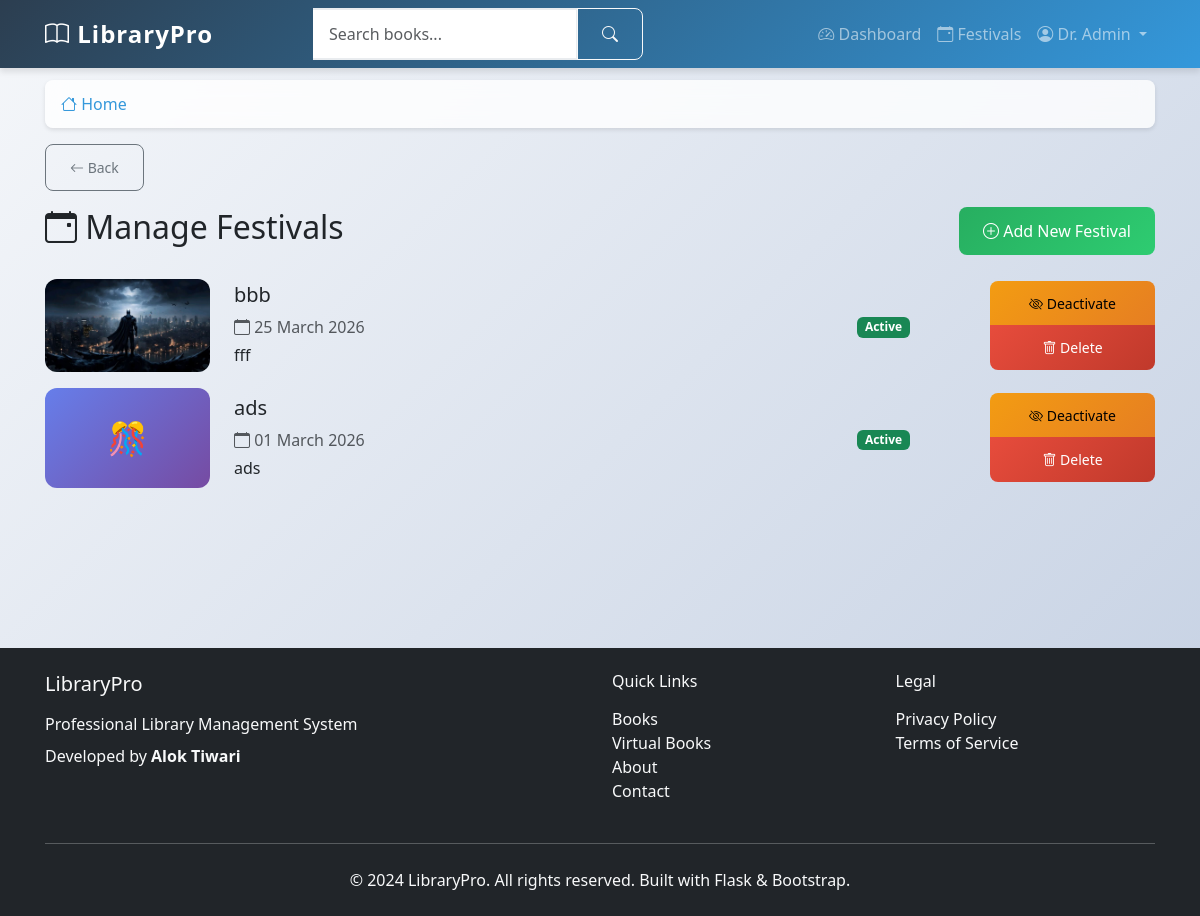
/manage-festivals (signed in), run on the app's committed database.
### app/models.py (models this page shows, shortened)
class User(UserMixin, db.Model):
    id = db.Column(db.Integer, primary_key=True)
    prn_number = db.Column(db.String(20), unique=True, nullable=False)
    username = db.Column(db.String(80), unique=True, nullable=False)
    email = db.Column(db.String(120), unique=True, nullable=False)
    name = db.Column(db.String(100), nullable=False)
    mother_name = db.Column(db.String(100), nullable=False)
    dob = db.Column(db.String(10), nullable=False)  # Format: DDMMYYYY
    phone = db.Column(db.String(15), nullable=True)
    address = db.Column(db.Text, nullable=True)
    password_hash = db.Column(db.String(255), nullable=False)
    role = db.Column(db.String(20), nullable=False, default='student')
    year = db.Column(db.String(10), nullable=True)  # 1st, 2nd, 3rd, 4th, 5th
    course = db.Column(db.String(50), nullable=True)  # BSC IT, BSC CS, etc.
    total_books_borrowed = db.Column(db.Integer, default=0)
    total_extension_requests = db.Column(db.Integer, default=0)
    library_hours_this_month = db.Column(db.Float, default=0.0)
    library_hours_this_year = db.Column(db.Float, default=0.0)
    created_at = db.Column(db.DateTime, default=datetime.utcnow)
    updated_at = db.Column(db.DateTime, default=datetime.utcnow, onupdate=datetime.utcnow)
    loans = db.relationship('Loan', backref='borrower', lazy='dynamic')
    library_sessions = db.relationship('LibrarySession', backref='user', lazy='dynamic')

class Festival(db.Model):
    id = db.Column(db.Integer, primary_key=True)
    title = db.Column(db.String(200), nullable=False)
    description = db.Column(db.Text, nullable=True)
    date = db.Column(db.Date, nullable=False)
    image_path = db.Column(db.String(500), nullable=True)
    video_url = db.Column(db.String(500), nullable=True)
    video_path = db.Column(db.String(500), nullable=True)
    created_by = db.Column(db.Integer, db.ForeignKey('user.id'), nullable=False)
    created_at = db.Column(db.DateTime, nullable=False, default=datetime.utcnow)
    is_active = db.Column(db.Boolean, nullable=False, default=True)
    creator = db.relationship('User', foreign_keys=[created_by], backref='festivals')

### app/main/routes.py (the view)
@bp.route('/manage-festivals')
@login_required
def manage_festivals():
    if current_user.role != 'admin':
        flash('Access denied.', 'danger')
        return redirect(url_for('main.dashboard'))
    festivals = Festival.query.order_by(Festival.date.desc()).all()
    return render_template('main/manage_festivals.html', title='Manage Festivals', festivals=festivals)

### app/__init__.py (called while the page is built)
def create_app():
    app = Flask(__name__)
    app.config.from_object(Config)
    db.init_app(app)
    migrate.init_app(app, db)
    login.init_app(app)
    login.login_view = 'auth.student_login'
    login.login_message = 'Please log in to access this page.'
    login.login_message_category = 'info'
    from app.auth import bp as auth_bp
    app.register_blueprint(auth_bp, url_prefix='/auth')
    from app.main import bp as main_bp
    app.register_blueprint(main_bp)
    from app.models import User
    @login.user_loader
    def load_user(user_id):
        return User.query.get(int(user_id))
    return app

### app/templates/main/manage_festivals.html (shortened to what this page needs)
{% extends "base.html" %}
{% block content %}
<link rel="stylesheet" href="{{ url_for('static', filename='css/modern.css') }}">
<div class="d-flex justify-content-between align-items-center mb-4">
    <h2><i class="bi bi-calendar-event"></i> Manage Festivals</h2>
    <a href="{{ url_for('main.add_festival') }}" class="btn btn-success">
        <i class="bi bi-plus-circle"></i> Add New Festival
    </a>
</div>
{% if festivals %}
<div class="row">
    {% for festival in festivals %}
    <div class="col-12 mb-3">
        <div class="festival-admin-card">
            <div class="row align-items-center">
                <div class="col-md-2">
                    {% if festival.image_path %}
                    <img src="{{ festival.image_path }}" alt="{{ festival.title }}" style="width: 100%; border-radius: 12px;">
                    {% else %}
                    <div style="width: 100%; height: 100px; background: linear-gradient(135deg, #667eea, #764ba2); border-radius: 12px; display: flex; align-items: center; justify-content: center; color: white; font-size: 2rem;">
                        🎊
                    </div>
                    {% endif %}
                </div>
                <div class="col-md-6">
                    <h5 class="mb-2">{{ festival.title }}</h5>
                    <p class="text-muted mb-1">
                        <i class="bi bi-calendar"></i> {{ festival.date.strftime('%d %B %Y') }}
                    </p>
                    <p class="mb-0">{{ festival.description[:100] }}{% if festival.description|length > 100 %}...{% endif %}</p>
                </div>
                <div class="col-md-2 text-center">
                    {% if festival.is_active %}
                    <span class="badge bg-success">Active</span>
                    {% else %}
                    <span class="badge bg-secondary">Inactive</span>
                    {% endif %}
                </div>
                <div class="col-md-2">
                    <div class="btn-group-vertical w-100">
                        <a href="{{ url_for('main.toggle_festival', festival_id=festival.id) }}"
                           class="btn btn-sm btn-{% if festival.is_active %}warning{% else %}success{% endif %}">
                            <i class="bi bi-{% if festival.is_active %}eye-slash{% else %}eye{% endif %}"></i>
                            {% if festival.is_active %}Deactivate{% else %}Activate{% endif %}
                        </a>
                        <a href="{{ url_for('main.delete_festival', festival_id=festival.id) }}"
                           class="btn btn-sm btn-danger"
                           onclick="return confirm('Delete this festival?')">
                            <i class="bi bi-trash"></i> Delete
                        </a>
                    </div>
                </div>
            </div>
        </div>
    </div>
    {% endfor %}
</div>
{% endif %}
{% endblock %}

### app/templates/base.html (shortened to what this page needs)
<!DOCTYPE html>
<html lang="en">
<head>
    <link href="https://cdn.jsdelivr.net/npm/bootstrap@5.3.0/dist/css/bootstrap.min.css" rel="stylesheet">
    <link rel="stylesheet" href="https://cdn.jsdelivr.net/npm/bootstrap-icons@1.10.0/font/bootstrap-icons.css">
    <link rel="stylesheet" href="{{ url_for('static', filename='css/style.css') }}">
    <link rel="stylesheet" href="{{ url_for('static', filename='css/modern.css') }}">
</head>
<body>
    <nav class="navbar navbar-expand-lg navbar-dark bg-primary fixed-top">
        <div class="container">
            <a class="navbar-brand fw-bold" href="{{ url_for('main.index') }}">
                <i class="bi bi-book"></i> LibraryPro
            </a>
            <div class="collapse navbar-collapse" id="navbarNav">
                {% if current_user.is_authenticated %}
                <form class="d-flex mx-auto" method="GET" action="{{ url_for('main.search') }}">
                    <div class="input-group">
                        <input class="form-control" type="search" name="q" placeholder="Search books..."
                               value="{{ request.args.get('q', '') }}">
                        <button class="btn btn-outline-light" type="submit">
                            <i class="bi bi-search"></i>
                        </button>
                    </div>
                </form>
                <ul class="navbar-nav ms-auto">
                    <li class="nav-item">
                        <a class="nav-link" href="{{ url_for('main.dashboard') }}">
                            <i class="bi bi-speedometer2"></i> Dashboard
                        </a>
                    </li>
                    <li class="nav-item">
                        <a class="nav-link" href="{{ url_for('main.festivals') }}">
                            <i class="bi bi-calendar-event"></i> Festivals
                        </a>
                    </li>
                    <li class="nav-item dropdown">
                        <a class="nav-link dropdown-toggle" href="#" role="button" data-bs-toggle="dropdown">
                            <i class="bi bi-person-circle"></i> {{ current_user.name }}
                        </a>
                    </li>
                </ul>
                {% endif %}
            </div>
        </div>
    </nav>
    <main class="main-content">
        <div class="container">
            {% if current_user.is_authenticated %}
            <nav aria-label="breadcrumb" class="mb-3">
                <ol class="breadcrumb">
                    <li class="breadcrumb-item">
                        <a href="{{ url_for('main.index') }}"><i class="bi bi-house"></i> Home</a>
                    </li>
                </ol>
            </nav>
            {% endif %}
            {% if current_user.is_authenticated and request.endpoint not in ['main.index', 'main.dashboard', 'main.student_dashboard', 'main.admin_dashboard'] %}
            <div class="mb-3">
                <button onclick="goBack()" class="btn btn-outline-secondary btn-sm">
                    <i class="bi bi-arrow-left"></i> Back
                </button>
            </div>
            {% endif %}
            {% block content %}{% endblock %}
        </div>
    </main>
    <footer class="bg-dark text-light py-4 mt-5">
        <div class="container">
            <div class="row">
                <div class="col-md-6">
                    <h5 class="mb-3">LibraryPro</h5>
                    <p class="mb-2">Professional Library Management System</p>
                    <p class="mb-0">Developed by <strong>Alok Tiwari</strong></p>
                </div>
                <div class="col-md-3">
                    <h6 class="mb-3">Quick Links</h6>
                    <ul class="list-unstyled">
                        <li><a href="{{ url_for('main.books_categories') }}" class="text-light text-decoration-none">Books</a></li>
                    <li><a href="{{ url_for('main.virtual_books') }}" class="text-light text-decoration-none">Virtual Books</a></li>
                        <li><a href="{{ url_for('main.about') }}" class="text-light text-decoration-none">About</a></li>
                        <li><a href="{{ url_for('main.contact') }}" class="text-light text-decoration-none">Contact</a></li>
                    </ul>
                </div>
                <div class="col-md-3">
                    <h6 class="mb-3">Legal</h6>
                    <ul class="list-unstyled">
                        <li><a href="{{ url_for('main.privacy') }}" class="text-light text-decoration-none">Privacy Policy</a></li>
                        <li><a href="{{ url_for('main.terms') }}" class="text-light text-decoration-none">Terms of Service</a></li>
                    </ul>
                </div>
            </div>
            <hr class="my-4">
            <div class="text-center">
                <p class="mb-0">&copy; 2024 LibraryPro. All rights reserved. Built with Flask & Bootstrap.</p>
            </div>
        </div>
    </footer>
</body>
</html>

### app/static/css/style.css (style rules this page uses)
:root { --primary-color: #2c3e50; --secondary-color: #3498db; --accent-color: #e74c3c; --success-color: #27ae60; --warning-color: #f39c12; --light-bg: #f8f9fa; --card-shadow: 0 4px 6px rgba(0, 0, 0, 0.1); --hover-shadow: 0 8px 15px rgba(0, 0, 0, 0.2); --border-radius: 12px; }
body { font-family: 'Segoe UI', Tahoma, Geneva, Verdana, sans-serif; background: linear-gradient(135deg, #f5f7fa 0%, #c3cfe2 100%); min-height: 100vh; padding: 0; margin: 0; }
.main-content { padding-top: 80px; padding-bottom: 2rem; min-height: calc(100vh - 200px); }
.container { padding-left: 15px; padding-right: 15px; }
.navbar-brand { font-size: 1.5rem; letter-spacing: 1px; }
.navbar { box-shadow: var(--card-shadow); background: linear-gradient(135deg, var(--primary-color) 0%, var(--secondary-color) 100%) !important; }
.form-control { border-radius: 8px; border: 2px solid #e9ecef; padding: 0.75rem 1rem; transition: all 0.3s ease; }
.btn { border-radius: 8px; padding: 0.75rem 1.5rem; font-weight: 500; transition: all 0.3s ease; }
.btn-success { background: linear-gradient(135deg, var(--success-color) 0%, #2ecc71 100%); border: none; }
.btn-warning { background: linear-gradient(135deg, var(--warning-color) 0%, #e67e22 100%); border: none; }
.btn-danger { background: linear-gradient(135deg, var(--accent-color) 0%, #c0392b 100%); border: none; }
.breadcrumb { background: rgba(255, 255, 255, 0.8); border-radius: 8px; padding: 0.75rem 1rem; margin-bottom: 1rem; box-shadow: 0 2px 4px rgba(0, 0, 0, 0.1); backdrop-filter: blur(10px); }
.breadcrumb-item a { color: var(--secondary-color); text-decoration: none; transition: color 0.3s ease; }
.btn-outline-secondary { border-color: #6c757d; color: #6c757d; transition: all 0.3s ease; }
.form-control { border-left: none; border-radius: 0 8px 8px 0; }

### app/static/css/modern.css (style rules this page uses)
:root { --primary: #6366f1; --secondary: #8b5cf6; --success: #10b981; --danger: #ef4444; --warning: #f59e0b; --info: #3b82f6; --dark: #1f2937; --light: #f9fafb; }

### data on the page
User: name "Dr. Admin"
Festival: image_path (picture), title "bbb", date "25 March 2026", description "fff", is_active "Active"
Festival: title "ads", date "01 March 2026", description "ads", is_active "Active"
